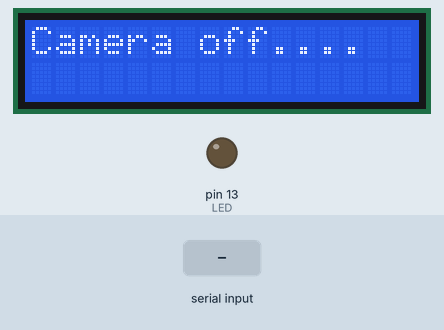
This sketch was run on a simulated Arduino Uno, built with avr-gcc and run on an emulated ATmega328P. Shown: 16×2 character LCD, output pins drawn as LEDs (lit = HIGH). The inputs (shaded band) are chosen by the test bench.

Above: at 1.2 s.
1.3 s: "p" received over Serial
At 2.5 s:
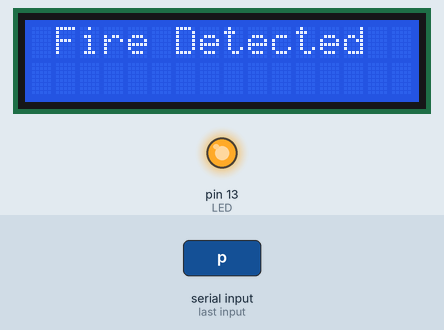
2.8 s: "s" received over Serial
At 3.6 s:
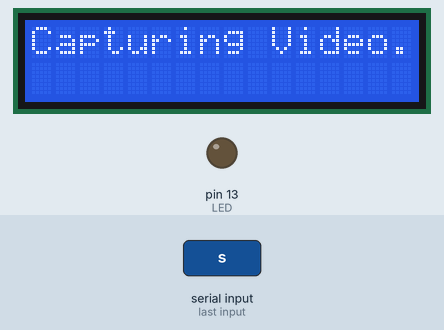
Timing chart, 0 to 5.8 s (numbered marks = the images above; inputs shaded):
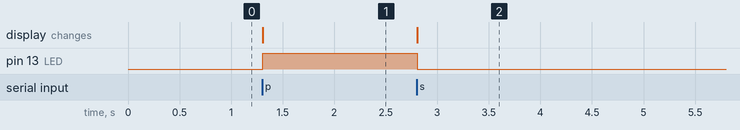

The sketch:

fire_detection.ino
```cpp
#include <LiquidCrystal.h>
const int rs = 12, en = 11, d4 = 5, d5 = 4, d6 = 3, d7 = 2;
LiquidCrystal lcd(rs, en, d4, d5, d6, d7);


int LED=13;

int d=0;

int ledState = LOW;

unsigned long previousMillis = 0;
const long interval = 200;
unsigned long previousMillis2 = 0;
const long interval2 = 10000;

void setup()
{
  lcd.begin(16, 2);

  lcd.print("Camera off....");
  pinMode(LED, OUTPUT);

  Serial.begin(9600);


}

void loop()
 {
    if (Serial.available()) {
     d = Serial.read();

     if(d == 'p' )
      {
        lcd.clear();
        lcd.print(" Fire Detected ");

        Blink();


        delay(800);
      }

   if(d == 's' )
      {
        lcd.clear();
        lcd.print("Capturing Video...");
        digitalWrite(LED, LOW);
        unsigned long currentMillis2 = millis();
       if ((unsigned long)(currentMillis2 - previousMillis2) >= interval2)
          {
            previousMillis2 = currentMillis2;
           }

        delay(5);
      }


 }

 }

void Blink()
 {
   unsigned long currentMillis = millis();
   if (currentMillis - previousMillis >= interval)
     {
      previousMillis = currentMillis;
        if (ledState == LOW)
        {
          ledState = HIGH;
         } else
         {
          ledState = LOW;
          }
       digitalWrite(LED, ledState);

      }
  }
```

Measured:
- after the input at 1.3 s, pin 13 (LED): LOW → HIGH at once; the display: changes at once (image 1)
- after the input at 2.8 s, pin 13 (LED): HIGH → LOW at once; the display: changes at once (image 2)
